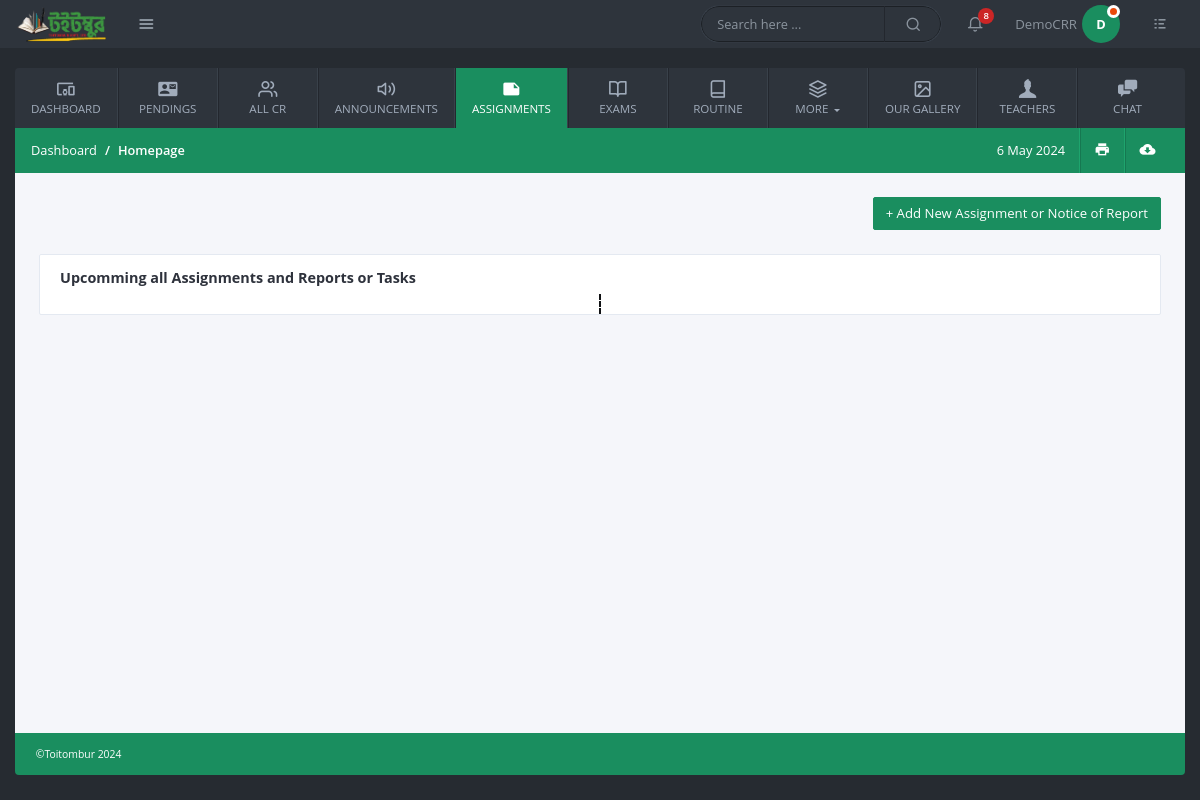
/all-assignments/ (signed in), run on an earlier commit of the app's database.
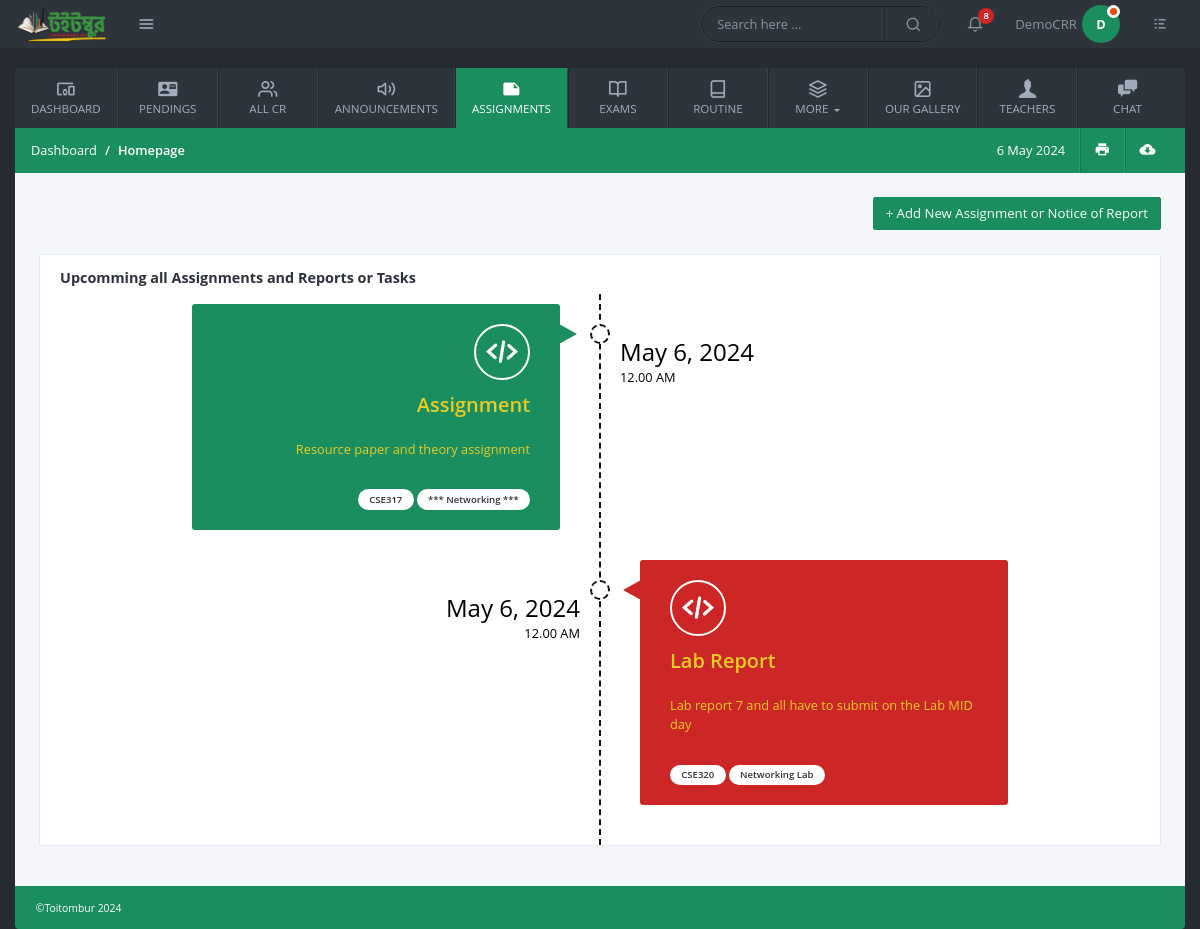
And on a later commit of the database.
### common/models.py (models this page shows, shortened)
class CommonBaseModel(models.Model):
    uid = models.UUIDField(primary_key=True, default= uuid.uuid4, editable=False)
    created_at = models.DateTimeField(auto_now_add=True)
    updated_at = models.DateTimeField(auto_now=True)

class Assignments(CommonBaseModel):
    types = models.CharField(max_length=50, choices=TYPES, default='assignment')
    course_code = models.CharField( max_length=8)
    course_title = models.CharField( max_length=100)
    assignment_title = models.CharField(max_length=150)
    detail = models.TextField()
    date = models.DateField( auto_now=False, auto_now_add=False, null=True, blank=True)
    intake = models.ForeignKey(Intakes, on_delete=models.CASCADE, null=True, blank=True)
    department = models.ForeignKey(Departments, on_delete=models.CASCADE, null=True, blank=True)
    section = models.ForeignKey(Sections, on_delete=models.CASCADE, null=True, blank=True)

### common/extra_code.py (the view)
        def warper_function(request, *args, **kwargs):
            profile = request.user.profile
            if profile.details_filled:
                if profile.is_approved:
                    if request.user.role in allowed_role:
                        return view_function(request, *args, **kwargs)
                    else:
                        return HttpResponse("WHO ARE YOU ? Not authorized person.")
                else:
                    return render(request,"pages/waiting.html")
            else:
                return redirect("last_step_of_register")

### common/extra_code.py (called while the page is built)
def allowed_users(allowed_role = []):
    def normal_function(view_function):
        def warper_function(request, *args, **kwargs):
            profile = request.user.profile
            if profile.details_filled:
                if profile.is_approved:
                    if request.user.role in allowed_role:
                        return view_function(request, *args, **kwargs)
                    else:
                        return HttpResponse("WHO ARE YOU ? Not authorized person.")
                else:
                    return render(request,"pages/waiting.html")
            else:
                return redirect("last_step_of_register")
        return warper_function
    return normal_function

### templates/pages/assignments.html (shortened to what this page needs)
{% extends "base/base.html" %}
{% load static %}
{% block content %}
<div class="row gutters">
    <div class="col-xl-12 col-lg-12 col-md-12 col-sm-12 col-12">
        {% if user.role == 'cr' %}
        <div class="text-right mb-4">
            <a href="{% url "add_assign" %}" class="btn btn-primary" >+ Add New Assignment or Notice of Report</a>
        </div>
        {% endif %}
    </div>
    <div class="col-xl-12 col-lg-12 col-md-12 col-sm-12 col-12">
        <div class="card">
            <div class="card-header">
                <div class="card-title">Upcomming all Assignments and Reports or Tasks</div>
            </div>
            <div class="row gutters justify-content-center">
                <div class="col-xl-9 col-lg-9 col-md-10 col-sm-12">
                    <div class="timeline">
                        {% for assign in assignments %}
                        <div class="timeline-row">
                        <a href="{% url "view_assign" assign.uid %}">
                                <div class="timeline-time">
                                    {{assign.date}}<small>12.00 AM</small>
                                </div>
                                <div class="timeline-content">
                                    <i class="icon-code"></i>
                                    <h4>{{assign.get_types_display}}</h4>
                                    <p>
                                        {{assign.assignment_title}}
                                    </p>
                                    <div class="">
                                        <span class="badge badge-pill badge-white">{{assign.course_code}}</span>
                                        <span class="badge badge-pill badge-white">{{assign.course_title}}</span>
                                    </div>
                                </div>
                            </a>
                        </div>
                        {% endfor %}
                    </div>
                </div>
            </div>
        </div>
    </div>
</div>
{% endblock content %}

What changed in the data, as far as the page shows it:
added Assignments: date "May 6, 2024", types "Assignment", assignment_title "Resource paper and theory assignment", course_code "CSE317", course_title "*** Networking ***"
added Assignments: date "May 6, 2024", types "Lab Report", assignment_title "Lab report 7 and all have to submit on the Lab MID day", course_code "CSE320", course_title "Networking Lab"
